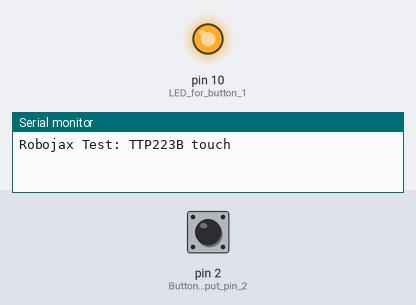
A sketch run on a simulated Arduino Uno, built with avr-gcc and run on an emulated ATmega328P. On the bench: output pins drawn as LEDs (lit = HIGH), the last lines printed to the serial monitor. The inputs (shaded band) are chosen by the test bench; at power-on: pin 2 (Button_1_input_pin_2) LOW.

Above: at 1.2 s.
1.3 s: pin 2 (Button_1_input_pin_2) pulled HIGH for 0.15 s
At 1.4 s:
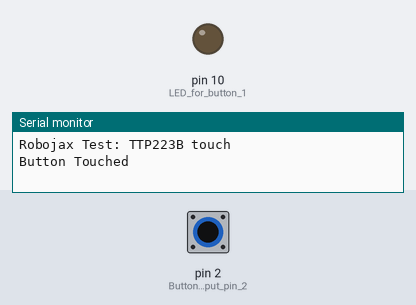
3.0 s: pin 2 (Button_1_input_pin_2) pulled HIGH for 3.2 s
At 7.0 s:
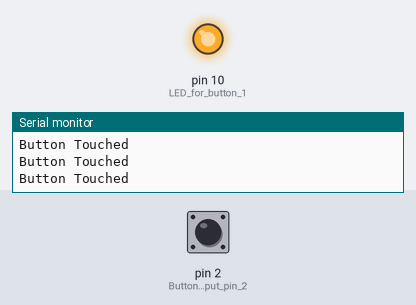
Timing chart, 0 to 8.5 s (numbered marks = the images above; inputs shaded):
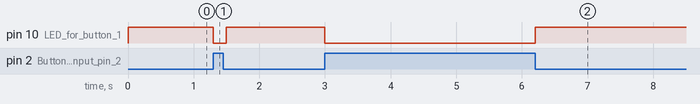

The sketch:

touch-control-electric-bulb.ino
```cpp
//Tech Trends Shameer
//Touch Control Bulb

int LD = 200;

void setup() {
    Serial.begin(9600);
    // out pins
    pinMode(10, OUTPUT);// LED for button 1

    // input pins
    pinMode(2, INPUT);// Button 1 input pin 2

    Serial.println("Robojax Test: TTP223B touch");
}

void loop() {
    // button 1 action
    if(digitalRead(2)){
      Serial.println("Button Touched ");
      digitalWrite(10, LOW); // Turn the LED ON
      delay(LD);
    }else{
      digitalWrite(10, HIGH);// Turn OFF the LED
    }

}
```

Measured:
- after the input at 1.3 s, pin 10 (LED_for_button_1): HIGH → LOW at once, → HIGH 0.20 s later
- after the input at 3.0 s, pin 10 (LED_for_button_1): HIGH → LOW at once, → HIGH 3.2 s later
